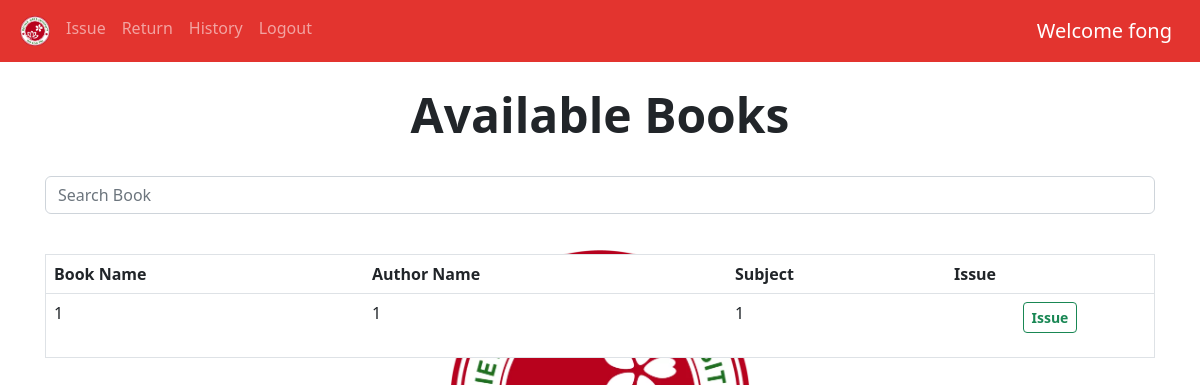
Page /issue (signed in) on the earlier database version.
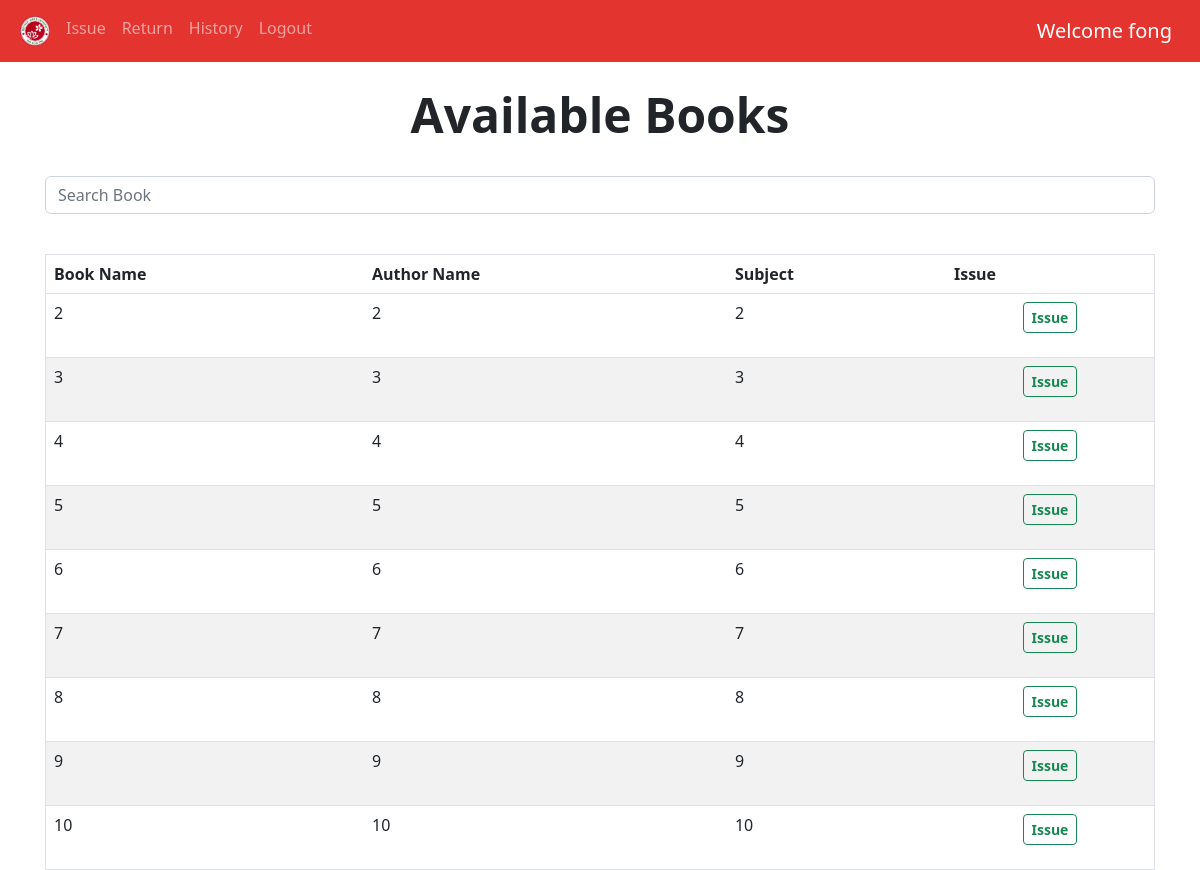
Same page on the later database version.
### books/models.py (models this page shows, shortened)
class Book(models.Model):
    book_name = models.CharField(max_length=150)
    author_name = models.CharField(max_length=200)
    quantity = models.IntegerField(default=1)
    subject = models.CharField(max_length=2000)
    book_add_time = models.TimeField(default=timezone.now())
    book_add_date = models.DateField(default=date.today())
    class Meta:
        unique_together = ('book_name','author_name')

### books/views.py (the view, shortened to what this page needs)
# urls.py: path('', LibraryManagementView.as_view(action='home'), name='home'),
class LibraryManagementView(ActionDispatchView):
    action_methods = {
        'home': 'home',
        'login': 'login',
        'register': 'register',
        'logout': 'logout',
        'issue': 'issue',
        'return_item': 'return_item',
        'history': 'history',
    }
    def home(self, request):
        return render(request, 'home.html')
    def login(self, request):
        if request.method == 'POST':
            form = LoginForm(request.POST)
            if form.is_valid():
                username = form.cleaned_data['username']
                password = form.cleaned_data['password']
                user = authenticate(username=username, password=password)
                if user is not None:
                    auth_login(request, user)
                    return redirect('home')
                else:
                    messages.error(request, 'Invalid Credentials')
        else:
            form = LoginForm()
        return render(request, 'login.html', {'form': form})
    def register(self, request):
        if request.method == 'POST':
            form = RegisterForm(request.POST)
            if form.is_valid():
                first_name = form.cleaned_data['first_name']
                last_name = form.cleaned_data['last_name']
                username = form.cleaned_data['username']
                email = form.cleaned_data['email']
                password1 = form.cleaned_data['password1']
                password2 = form.cleaned_data['password2']
                if password1 != password2:
                    messages.error(request, 'Passwords do not match')
                elif User.objects.filter(username=username).exists():
                    messages.error(request, 'Username already exists')
                elif User.objects.filter(email=email).exists():
                    messages.error(request, 'Email already registered')
                else:
                    User.objects.create_user(
                        first_name=first_name, last_name=last_name, username=username, email=email, password=password1)
                    messages.success(request, 'Registration successful')
                    return redirect('login')
        else:
            form = RegisterForm()
        return render(request, 'register.html', {'form': form})
    def logout(self, request):
        auth_logout(request)
        return redirect('home')
    @method_decorator(csrf_exempt)
    def issue(self, request):
        if request.method == 'POST':
            form = IssueForm(request.POST)
            if form.is_valid():
                book_id = form.cleaned_data['book_id']
                current_book = Book.objects.get(id=book_id)
                if current_book.quantity == 0:
                    messages.error(request, 'Book not available')
                else:
                    current_book.quantity -= 1
                    current_book.save()
                    IssuedItem.objects.create(
                        user_id=request.user, book_id=current_book)
                    messages.success(request, 'Book issued successfully')
        else:
            form = IssueForm()
        my_items = IssuedItem.objects.filter(
            user_id=request.user, return_date__isnull=True).values_list('book_id', flat=True)
        books = Book.objects.exclude(id__in=my_items).filter(quantity__gt=0)
        return render(request, 'issue_item.html', {'form': form, 'books': books})
    @method_decorator(csrf_exempt)
    def return_item(self, request):
        if request.method == 'POST':
            form = ReturnForm(request.POST)
            if form.is_valid():
                book_id = form.cleaned_data['book_id']
                current_book = Book.objects.get(id=book_id)
                current_book.quantity += 1
                current_book.save()
                issue_item = IssuedItem.objects.filter(
                    user_id=request.user, book_id=current_book, return_date__isnull=True).first()
                if issue_item:
                    issue_item.return_date = date.today()
                    issue_item.save()
                    messages.success(request, 'Book returned successfully')
        else:
            form = ReturnForm()
        my_items = IssuedItem.objects.filter(
            user_id=request.user, return_date__isnull=True).values_list('book_id', flat=True)
        books = Book.objects.filter(id__in=my_items)
        return render(request, 'return_item.html', {'form': form, 'books': books})
    def history(self, request):
        my_items = IssuedItem.objects.filter(
            user_id=request.user).order_by('-issue_date')
        paginator = Paginator(my_items, 10)
        page_number = request.GET.get('page')
        show_data_final = paginator.get_page(page_number)
        return render(request, 'history.html', {'books': show_data_final})

### books/views.py
class IssueForm(forms.Form):
    book_id = forms.IntegerField(widget=forms.HiddenInput)

### books/views.py (called while the page is built)
    def dispatch(self, request, *args, **kwargs):
        if self.action:
            handler = getattr(self, self.action, self.http_method_not_allowed)
            return handler(request, *args, **kwargs)
        return super().dispatch(request, *args, **kwargs)

### templates/issue_item.html (shortened to what this page needs)
{% extends 'base.html' %} {% block content %} {% for message in messages %} {% load static %}
{% endfor %}
<center>
  <br />
  <h1 class="display-5 fw-bold">Available Books</h1>
  <br />
  <div class="input-group container">
    <input
      id="search"
      type="search"
      class="form-control rounded"
      placeholder="Search Book"
      aria-label="Search"
      aria-describedby="search-addon"
    />
  </div>
</center>
<br />
<div class="container">
  <table class="table">
    <thead class="thead-dark">
      <tr>
        <th class="" scope="col">Book Name</th>
        <th class="" scope="col">Author Name</th>
        <th class="" scope="col">Subject</th>
        <th class="" scope="col">Issue</th>
      </tr>
    </thead>
    <tbody id="table_data">
      {% for book in books %}
      <tr>
        <td>{{book.book_name}}</td>
        <td>{{book.author_name}}</td>
        <td>{{book.subject}}</td>
        <td>
          <center>
            <form action="issue" method="post">
              <button type="submit" class="btn btn-outline-success btn-sm">
                <b>Issue</b>
              </button>
            </form>
          </center>
        </td>
      </tr>
      {% endfor %}
    </tbody>
  </table>
</div>
{% endblock %}

### templates/base.html (shortened to what this page needs)
{% load static %}
<!DOCTYPE html>
<html lang="en">
<head>
    <link href="{% static 'css/custom.css' %}" rel="stylesheet">
    <link href="https://cdn.jsdelivr.net/npm/bootstrap@5.2.3/dist/css/bootstrap.min.css" rel="stylesheet">
</head>
<body>
    <nav class="navbar navbar-expand-lg bg-red-600 navbar-dark">
        <div class="container-fluid">
            <div class="collapse navbar-collapse" id="navbarSupportedContent">
                <ul class="navbar-nav me-auto mb-2 mb-lg-0">
                    {% if not user.is_authenticated %}
                    <li class="nav-item">
                        <a class="nav-link" href="/login">Login</a>
                    </li>
                    <li class="nav-item">
                        <a class="nav-link" href="{% url 'register' %}">Register</a>
                    </li>
                    {% else %}
                    <li class="nav-item">
                        <a class="nav-link" href="/">
                            <img src="{% static 'images/vju.jpg' %}" alt="Home" style="width: 30px; height: auto;">
                        </a>
                    </li>
                    <li class="nav-item">
                        <a class="nav-link" href="issue">Issue</a>
                    </li>
                    <li class="nav-item">
                        <a class="nav-link" href="return_item">Return</a>
                    </li>
                    <li class="nav-item">
                        <a class="nav-link" href="history">History</a>
                    </li>
                    <li class="nav-item">
                        <a class="nav-link" href="logout">Logout</a>
                    </li>
                    {% endif %}
                </ul>
            </div>
            {% if user.is_authenticated %}
            <a class="navbar-brand" href="#">Welcome {{request.user.first_name}}</a>
            {% endif %}
        </div>
    </nav>
    {% block content %}
    {% endblock %}
</body>
</html>

### static/css/custom.css (style rules this page uses)
.navbar.bg-red-600 { background-color: #e3342f; }

### templates/base.html (style rules this page uses)
body { background-color: #faf8f8; background-repeat: no-repeat; background-size: cover; }
.navbar-nav .nav-link { padding: 10 font-size: 20px; }

Differences in the rows shown:
no longer on this page (row edited): Book: book_name "1", author_name "1", subject "1"
added Book: book_name "2", author_name "2", subject "2"
added Book: book_name "3", author_name "3", subject "3"
added Book: book_name "4", author_name "4", subject "4"
added Book: book_name "5", author_name "5", subject "5"
added Book: book_name "6", author_name "6", subject "6"
added Book: book_name "7", author_name "7", subject "7"
added Book: book_name "8", author_name "8", subject "8"
added Book: book_name "9", author_name "9", subject "9"
added Book: book_name "10", author_name "10", subject "10"
